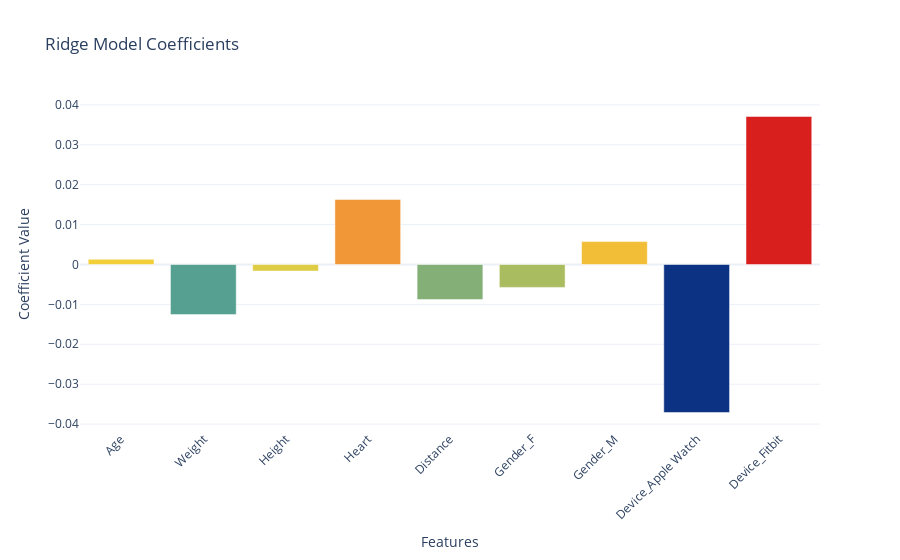
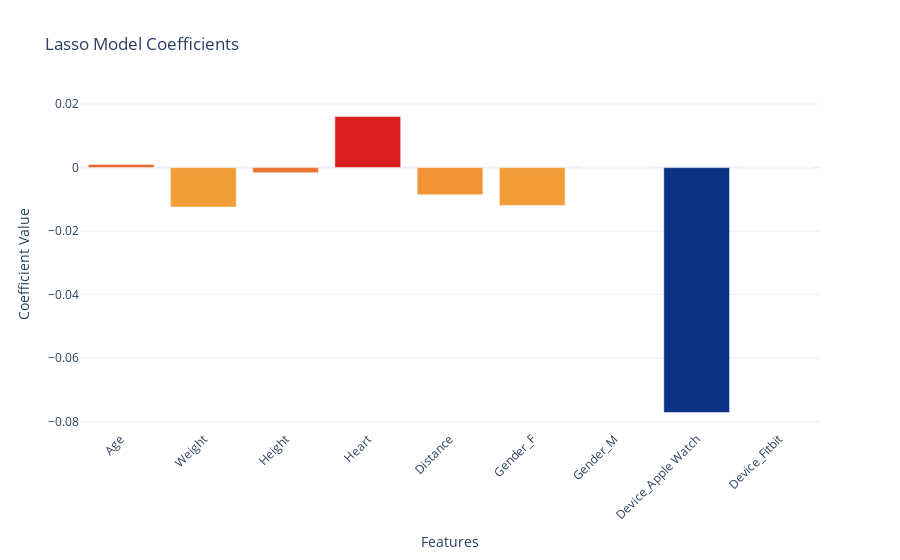

The notebook cell saved with these charts, in order:
### Markdown cell above
### Plotting the coefficients from both models

### Code cell
# Function to create an interactive plot of model coefficients using Plotly with the Portland color scheme
def plot_coefficients_plotly(coefficients, model_name, feature_names):
    # Creating the figure
    fig = go.Figure()
    
    # Adding the bar chart
    fig.add_trace(
        go.Bar(
            x=feature_names,
            y=coefficients,
            marker=dict(
                color=coefficients,  # Set color equal to the values of the coefficients
                cmin=min(coefficients),  # Minimum value of color scale
                cmax=max(coefficients),  # Maximum value of color scale
                colorscale='Portland'  # Use Portland color scale
            )
        )
    )
    
    # Updating the layout
    fig.update_layout(
        title=f'{model_name} Model Coefficients',
        xaxis_title='Features',
        yaxis_title='Coefficient Value',
        xaxis_tickangle=-45,
        template='plotly_white',  # using a light background template
        plot_bgcolor='rgba(0,0,0,0)',  # making background transparent
        paper_bgcolor='rgba(0,0,0,0)'  # making paper background transparent
    )
    
    # Show the plot
    fig.show()

# Get feature names from the preprocessor in the pipeline
feature_names = (ridge_pipeline.named_steps['preprocessor']
                 .transformers_[0][1]
                 .get_feature_names_out(numeric_features).tolist() +
                 ridge_pipeline.named_steps['preprocessor']
                 .transformers_[1][1]
                 .get_feature_names_out(categorical_features).tolist())

# Plotting Ridge and Lasso coefficients with the Portland color scheme
plot_coefficients_plotly(ridge_pipeline.named_steps['regressor'].coef_, 'Ridge', feature_names)
plot_coefficients_plotly(lasso_pipeline.named_steps['regressor'].coef_, 'Lasso', feature_names)

### Figure 1 — Plotly figure (JSON) as saved in the notebook; plotly's stock layout.template omitted (floating-point values rounded to 4 significant figures)
{"data": [{"marker": {"cmax": 0.03711, "cmin": -0.03711, "color": [0.001304, -0.01256, -0.00165, 0.0163, -0.008796, -0.005743, 0.005743, -0.03711, 0.03711], "colorscale": [[0, "rgb(12,51,131)"], [0.25, "rgb(10,136,186)"], [0.5, "rgb(242,211,56)"], [0.75, "rgb(242,143,56)"], [1, "rgb(217,30,30)"]]}, "type": "bar", "x": ["Age", "Weight", "Height", "Heart", "Distance", "Gender_F", "Gender_M", "Device_Apple Watch", "Device_Fitbit"], "y": [0.001304, -0.01256, -0.00165, 0.0163, -0.008796, -0.005743, 0.005743, -0.03711, 0.03711]}], "layout": {"paper_bgcolor": "rgba(0,0,0,0)", "plot_bgcolor": "rgba(0,0,0,0)", "title": {"text": "Ridge Model Coefficients"}, "xaxis": {"tickangle": -45, "title": {"text": "Features"}}, "yaxis": {"title": {"text": "Coefficient Value"}}}}

### Figure 2 — Plotly figure (JSON) as saved in the notebook; plotly's stock layout.template omitted (floating-point values rounded to 4 significant figures)
{"data": [{"marker": {"cmax": 0.0161, "cmin": -0.07712, "color": [0.0009573, -0.01243, -0.001618, 0.0161, -0.008544, -0.01197, 1.877e-16, -0.07712, 4.493e-15], "colorscale": [[0, "rgb(12,51,131)"], [0.25, "rgb(10,136,186)"], [0.5, "rgb(242,211,56)"], [0.75, "rgb(242,143,56)"], [1, "rgb(217,30,30)"]]}, "type": "bar", "x": ["Age", "Weight", "Height", "Heart", "Distance", "Gender_F", "Gender_M", "Device_Apple Watch", "Device_Fitbit"], "y": [0.0009573, -0.01243, -0.001618, 0.0161, -0.008544, -0.01197, 1.877e-16, -0.07712, 4.493e-15]}], "layout": {"paper_bgcolor": "rgba(0,0,0,0)", "plot_bgcolor": "rgba(0,0,0,0)", "title": {"text": "Lasso Model Coefficients"}, "xaxis": {"tickangle": -45, "title": {"text": "Features"}}, "yaxis": {"title": {"text": "Coefficient Value"}}}}
